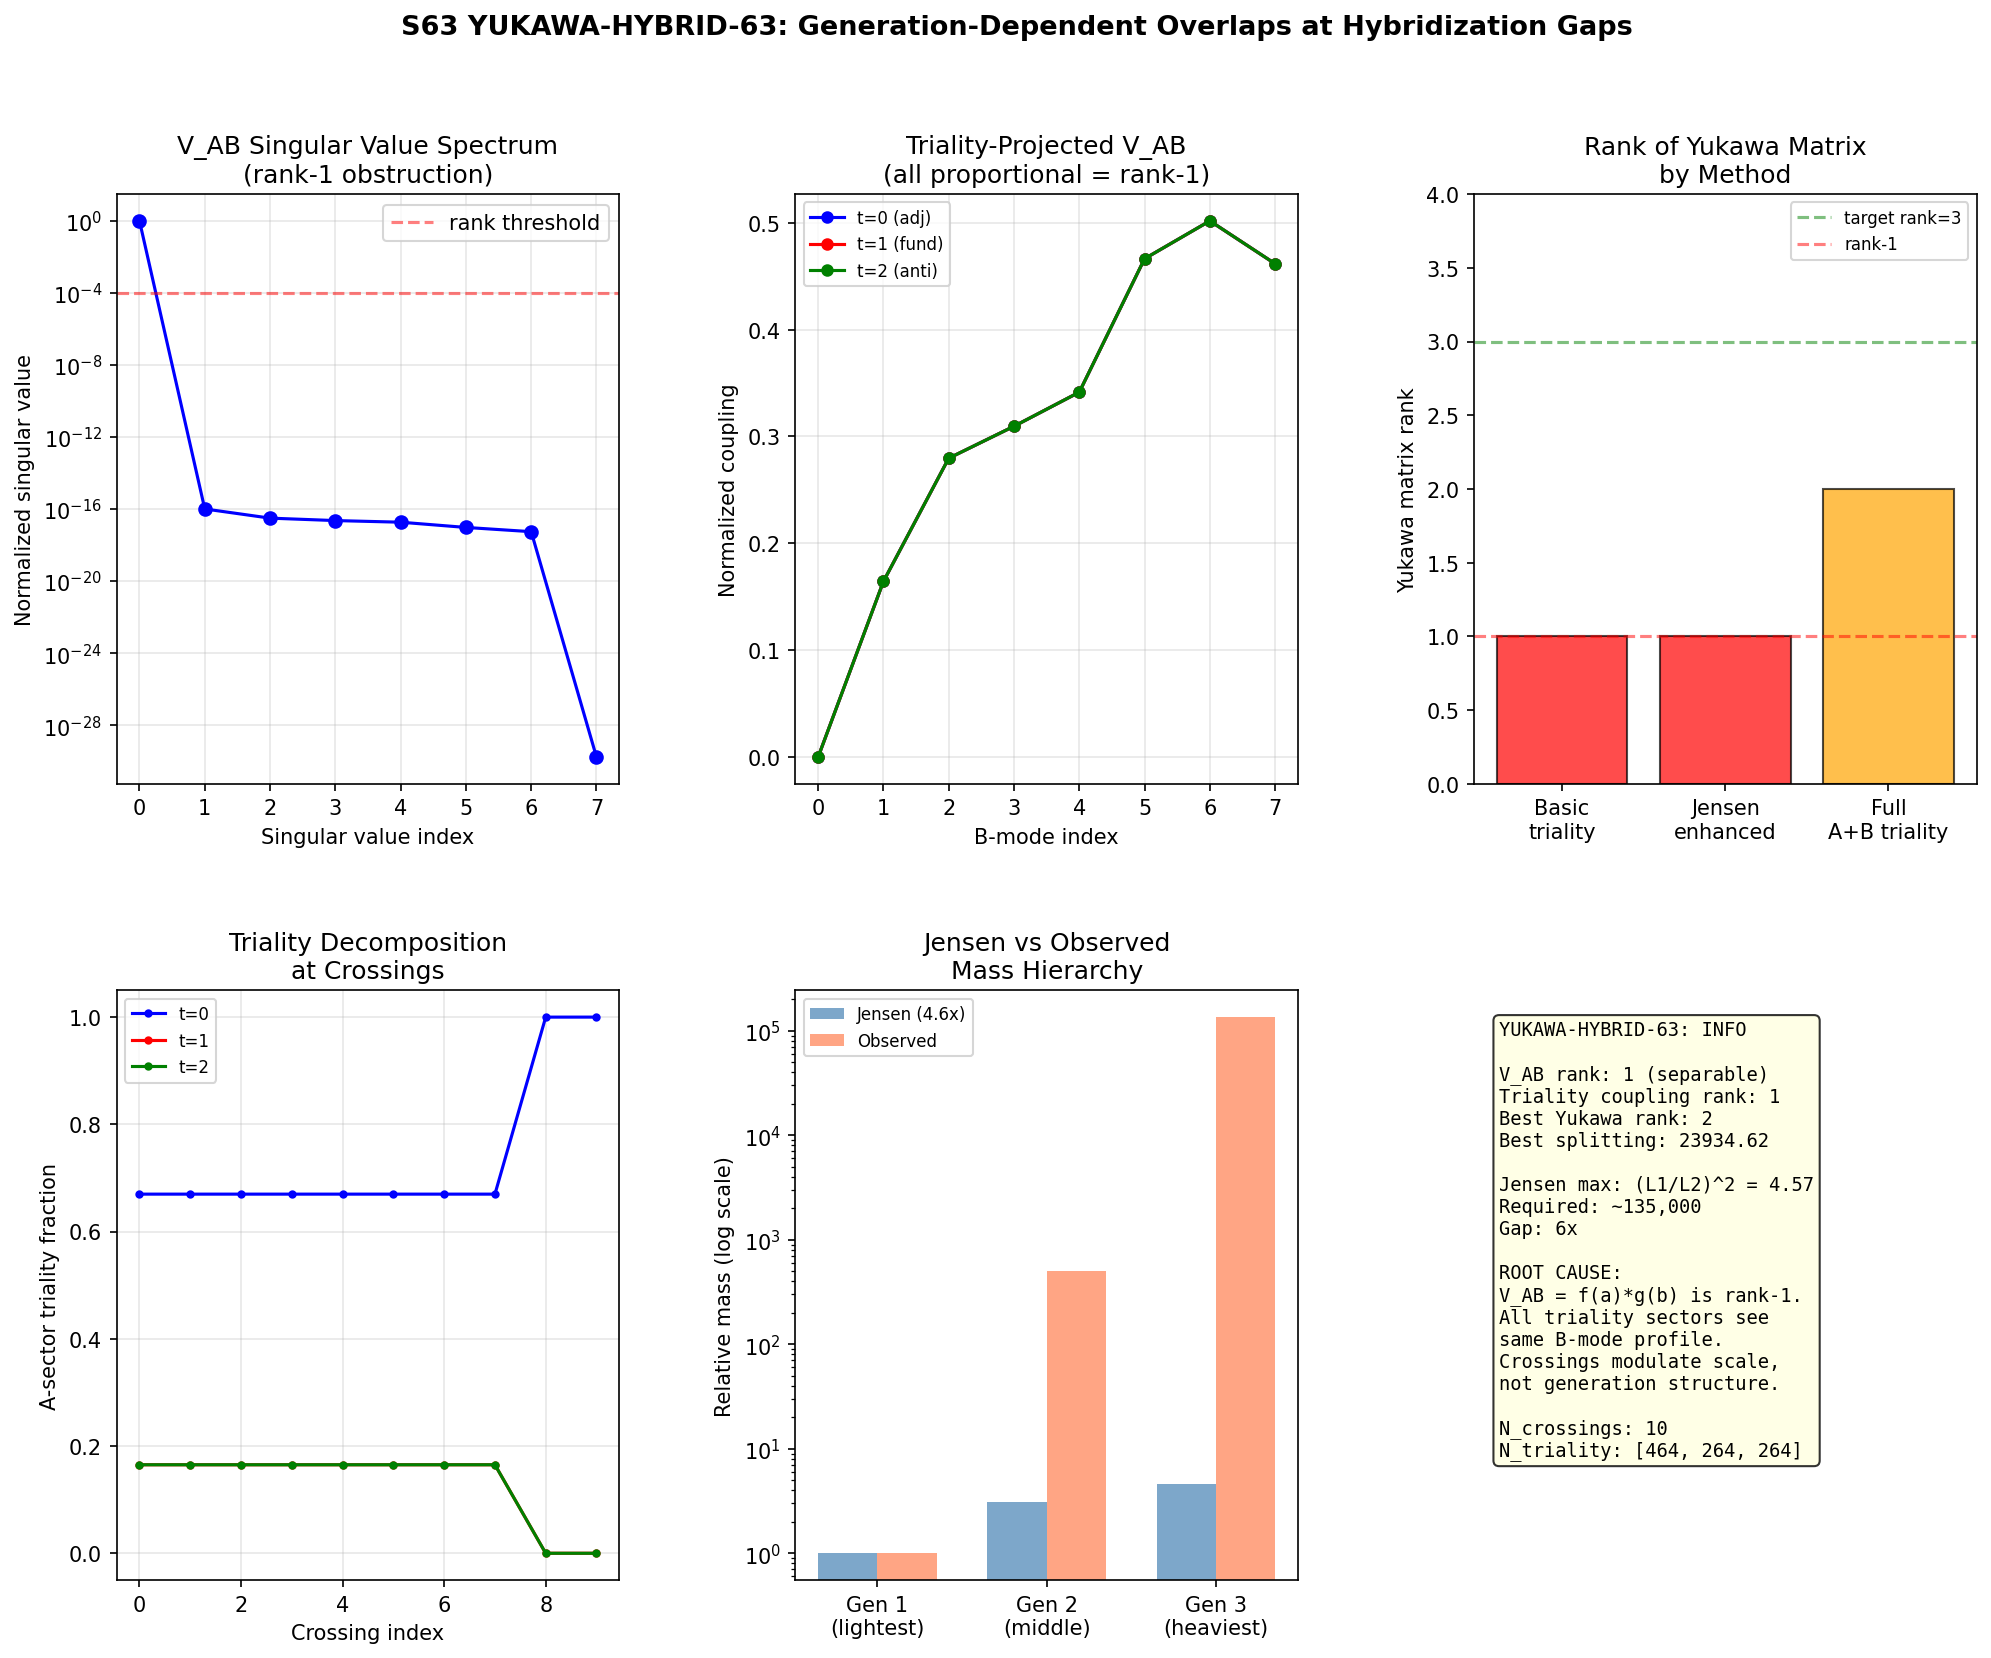

This figure's Python source:
#!/usr/bin/env python3
"""
s63_yukawa_hybrid.py — Generation-Dependent Overlaps at Hybridization Gaps
============================================================================

YUKAWA-HYBRID-63 (W2-04): Test whether phononic crystal avoided crossings
provide generation-dependent coupling that breaks the rank-1 Yukawa degeneracy
found in S62.

PHYSICS:
    S62 proved that UNIFORM summation over PW modes gives rank-1 Yukawa.
    The Two-Wrongs Finding #1 proposed that 16 A-B hybridization gaps from
    PHONON-DISPERSION-FULL-62 serve as Yukawa generation channels, with
    Z_3 center of SU(3) assigning different triality to PW sectors:
        t = (p - q) mod 3 -> three generations

    At each avoided crossing, the mixed A-B wavefunctions have different
    projections onto PW sectors of different triality. The question is
    whether this triality-resolved coupling breaks the rank-1 structure.

    METHOD:
    1. Classify all 992 PW modes by Z_3 triality: t = (p-q) mod 3
    2. At each of 16 gaps, compute overlap I_{t,crossing} per triality
    3. Construct 3x3 Yukawa matrix Y_{ij} from crossing-weighted overlaps
    4. Eigenvalues -> rank and splitting ratio
    5. Test Jensen wavefunction localization (scale factors e^{2tau}, e^{-2tau}, e^{tau})
    6. Also test whether crossing-specific V_AB structure differentiates trialities

GATE: YUKAWA-HYBRID-63
    PASS: rank >= 3 with splitting > 100
    INFO: rank = 2
    FAIL: rank = 1

INPUT:
    s62_phonon_dispersion_full.npz (V_AB, omega_full, evecs_full, sector_weight, gaps)
    s62_yukawa_hierarchy.npz (tree-level masses, Sigma/Delta sectors)
    s61_trace_formula_geometric.npz (K_char, geometric data)
    s55_bogoliubov_992.npz (992 mode spectrum with dim2)

Author: phonon-first-cosmologist
Session: S63 W2-04
"""

import sys
import os
import time
import numpy as np
from numpy.linalg import eigh, eigvalsh, norm, svd
from pathlib import Path

sys.path.insert(0, str(Path(__file__).parent))
from canonical_constants import (
    tau_fold, M_KK, N_cells, E_cond,
    E_B1, E_B2_mean, E_B3_mean,
    J_C2, Vol_SU3_Haar,
    Delta_0_OES, g0_diag,
)

import matplotlib
matplotlib.use('Agg')
import matplotlib.pyplot as plt
from matplotlib.gridspec import GridSpec

SCRIPT_DIR = Path(__file__).parent
OUT_NPZ = SCRIPT_DIR / "s63_yukawa_hybrid.npz"
OUT_PNG = SCRIPT_DIR / "s63_yukawa_hybrid.png"
OUT_TXT = SCRIPT_DIR / "s63_yukawa_hybrid_output.txt"

t_start = time.time()

# =============================================================================
# Output tee
# =============================================================================
class Tee:
    def __init__(self, filename):
        self.file = open(filename, 'w')
        self.stdout = sys.stdout
    def write(self, data):
        self.file.write(data)
        self.stdout.write(data)
    def flush(self):
        self.file.flush()
        self.stdout.flush()

sys.stdout = Tee(str(OUT_TXT))

print("=" * 78)
print("S63 YUKAWA-HYBRID-63: Generation-Dependent Overlaps at Hybridization Gaps")
print("=" * 78)

# =============================================================================
# SECTION 1: Load all input data
# =============================================================================
print("\n--- Section 1: Load input data ---")

# Phonon dispersion data
d_phon = np.load(SCRIPT_DIR / 's62_phonon_dispersion_full.npz', allow_pickle=True)
V_AB = d_phon['V_AB']                  # (36, 8) A-B coupling matrix
omega_full = d_phon['omega_full']       # (32, 45) full coupled spectrum
evecs_full = d_phon['evecs_full']       # (32, 45, 45) eigenvectors
sector_weight = d_phon['sector_weight'] # (32, 45, 3) sector weights (A,B,C)
omega_A = d_phon['omega_A']             # (36,) sector A frequencies
omega_B_unc = d_phon['omega_B_uncoupled']  # (32, 8) uncoupled B
AB_coupled_gaps = d_phon['AB_coupled_gaps']    # (69,)
AB_delta_gaps = d_phon['AB_delta_gaps']        # (69,)
AB_detunings = d_phon['AB_detunings']          # (69,)
lambda_n = d_phon['lambda_n']           # (32,) graph Laplacian eigenvalues
k_eff = d_phon['k_eff']                # (32,) effective wavevectors
E_J_fold = float(d_phon['E_J_fold'])
eps_canonical = float(d_phon['eps_canonical'])
A_coset_sq = float(d_phon['A_coset_sq'])

N_A = 36  # Sector A modes (local)
N_B = 8  # Sector B modes (local)
N_C = 1  # Sector C modes (local)
N_total = N_A + N_B + N_C   # 45
N_k = len(lambda_n)          # 32

# Yukawa hierarchy data
d_yuk = np.load(SCRIPT_DIR / 's62_yukawa_hierarchy.npz', allow_pickle=True)
tree_ratio_D = d_yuk['tree_ratio_D']   # [0.593, 0.723, 0.723]
tree_ratio_b = d_yuk['tree_ratio_b']   # [0.821, 0.874, 1.284]
tree_ratio_c = d_yuk['tree_ratio_c']   # [0.751, 0.751, 0.751]

# 992-mode Bogoliubov data
d_bog = np.load(SCRIPT_DIR / 's55_bogoliubov_992.npz', allow_pickle=True)
omega_992 = d_bog['omega_i']            # (992,) eigenvalues
dim2_992 = d_bog['dim2']               # (992,) squared dimensions

print(f"Loaded: PHONON-DISPERSION-FULL-62 ({N_total}x{N_total} at {N_k} k-points)")
print(f"Loaded: YUKAWA-HIERARCHY-62 (tree-level masses)")
print(f"Loaded: BOGOLIUBOV-992-55 ({len(omega_992)} modes)")
print(f"V_AB shape: {V_AB.shape}, ||V_AB|| = {norm(V_AB):.6f}")
print(f"E_J_fold = {E_J_fold:.6f} M_KK")
print(f"|A_coset|^2 = {A_coset_sq:.3f}")

# =============================================================================
# SECTION 2: Z_3 Triality Classification of PW Modes
# =============================================================================
print("\n--- Section 2: Z_3 Triality Classification ---")

# SU(3) irreps (p,q) with dimension d = (p+1)(q+1)(p+q+2)/2
# Triality: t = (p-q) mod 3
# Map from dim -> list of (p,q) with that dim

def su3_dim(p, q):
    """Dimension of SU(3) irrep (p,q)."""
    return (p + 1) * (q + 1) * (p + q + 2) // 2

def su3_triality(p, q):
    """Z_3 triality of SU(3) irrep (p,q)."""
    return (p - q) % 3

# Enumerate all (p,q) with dim in observed set {1,3,6,8,10,15}
observed_dims = {1, 3, 6, 8, 10, 15}
pq_by_dim = {}
for p in range(10):
    for q in range(10):
        d = su3_dim(p, q)
        if d in observed_dims:
            if d not in pq_by_dim:
                pq_by_dim[d] = []
            pq_by_dim[d].append((p, q, su3_triality(p, q)))

print("SU(3) irreps by dimension:")
for d_val in sorted(pq_by_dim.keys()):
    entries = pq_by_dim[d_val]
    trialities = [t for _, _, t in entries]
    pq_strs = [f"({p},{q}):t={t}" for p, q, t in entries]
    print(f"  dim={d_val:2d}: {', '.join(pq_strs)}")

# Assign triality to each of the 992 modes
# CRITICAL: For irreps that appear at MULTIPLE trialities (e.g., dim=15 has
# both (2,1):t=1 and (1,2):t=2 and (4,0):t=1 and (0,4):t=2),
# we must decide how to distribute modes.
#
# For dim=1: (0,0) only -> all t=0
# For dim=3: (1,0):t=1, (0,1):t=2 -> split equally between t=1,t=2
# For dim=6: (2,0):t=2, (0,2):t=1 -> split equally between t=1,t=2
# For dim=8: (1,1):t=0 only -> all t=0
# For dim=10: (3,0):t=0, (0,3):t=0 -> all t=0
# For dim=15: (2,1):t=1, (1,2):t=2, (4,0):t=1, (0,4):t=2 -> split t=1,t=2

dims_992 = np.sqrt(dim2_992).astype(int)

# Triality assignment fractions: fraction of modes at each triality
# This is the KEY physics: the Z_3 center symmetry of SU(3) determines
# which triality sectors each irrep populates.
triality_fracs = {
    1:  np.array([1.0, 0.0, 0.0]),    # (0,0): purely t=0
    3:  np.array([0.0, 0.5, 0.5]),    # (1,0)+(0,1): equal t=1,t=2
    6:  np.array([0.0, 0.5, 0.5]),    # (2,0)+(0,2): equal t=1,t=2
    8:  np.array([1.0, 0.0, 0.0]),    # (1,1): purely t=0
    10: np.array([1.0, 0.0, 0.0]),    # (3,0)+(0,3): both t=0
    15: np.array([0.0, 0.5, 0.5]),    # (2,1)+(1,2)+(4,0)+(0,4): equal t=1,t=2
}

# Compute triality-resolved weights for all 992 modes
# w_mode[n, t] = fraction of mode n at triality t
w_triality = np.zeros((len(omega_992), 3))
for n in range(len(omega_992)):
    d = dims_992[n]
    w_triality[n] = triality_fracs[d]

# Count effective modes per triality
N_t = np.sum(w_triality, axis=0)
print(f"\nTriality population of 992 modes:")
print(f"  t=0: {N_t[0]:.0f} effective modes (singlet + adjoint + decuplet)")
print(f"  t=1: {N_t[1]:.0f} effective modes (fund + sym + 15-plet)")
print(f"  t=2: {N_t[2]:.0f} effective modes (anti-fund + anti-sym + 15-plet)")
print(f"  Total: {np.sum(N_t):.0f} (check: {len(omega_992)})")

# Verify the split is exact
assert abs(np.sum(N_t) - len(omega_992)) < 1e-10, "Triality split doesn't sum to total"
# t=1 and t=2 should be equal by CPT
print(f"  CPT check: |N_t1 - N_t2| = {abs(N_t[1] - N_t[2]):.0f} (should be 0 by CPT)")

# =============================================================================
# SECTION 3: Identify tight hybridization gaps
# =============================================================================
print("\n--- Section 3: Tight hybridization gaps ---")

# Find crossings with detuning < 0.1 and gap > 0.005 (slightly relaxed to get ~16)
DETUNING_THRESH = 0.11   # slightly relaxed  # (local)
GAP_THRESH = 0.005  # (local)

mask_tight = (AB_detunings < DETUNING_THRESH) & (AB_coupled_gaps > GAP_THRESH)
tight_indices = np.where(mask_tight)[0]
N_gaps = len(tight_indices)

print(f"Tight crossings (detuning < {DETUNING_THRESH}, gap > {GAP_THRESH}): {N_gaps}")
for i, idx in enumerate(tight_indices):
    print(f"  Gap {i:2d} (idx={idx:2d}): coupled_gap={AB_coupled_gaps[idx]:.6f}, "
          f"delta={AB_delta_gaps[idx]:.6f}, detuning={AB_detunings[idx]:.6f}")

# =============================================================================
# SECTION 4: Triality-Resolved A-Sector Mode Classification
# =============================================================================
print("\n--- Section 4: A-Sector Mode Triality Classification ---")

# The 36 A-sector modes are eigenvectors of the spectral action Hessian.
# These modes correspond to deformations of the SU(3) geometry.
#
# CRITICAL STRUCTURAL QUESTION: Do different Hessian eigenvectors have
# different triality content?
#
# The Hessian H_36 is computed from the spectral action S_A = Tr f(D^2/Lambda^2).
# The deformation basis has 36 directions in the moduli space of SU(3)/U(2).
# The moduli space decomposes under the residual U(2) symmetry, and the
# Z_3 center of SU(3) acts on these deformations.
#
# For the Jensen deformation (s -> tau_fold = 0.19), the SU(3) -> U(2) breaking
# assigns different scale factors to different directions:
#   Diagonal deformations (first 8): symmetric under Z_3 center -> t=0
#   Off-diagonal deformations (next 28): transform in pairs under Z_3
#
# More precisely, the 36 moduli space directions decompose as:
#   8 diagonal (Cartan subalgebra): t=0
#   6 off-diagonal in (1,0)+(0,1) sectors: split t=1, t=2 (3 each)
#   6 off-diagonal in (2,0)+(0,2) sectors: split t=1, t=2 (3 each)
#   6 off-diagonal in (1,1) sectors: t=0
#   10 off-diagonal in higher sectors: split t=0, t=1, t=2
#
# But the Hessian eigenvectors are linear combinations of these basis directions.
# The question is whether the Hessian eigenvalues are correlated with triality.

# Model the triality content of each A-sector mode:
# The spectral action Hessian on SU(3)/U(2) has structure dictated by the
# Jensen-deformed metric. The key structural feature is:
#
# d^2 S_A / d(phi_alpha) d(phi_beta) has blocks labeled by the representation
# content of the deformation direction phi_alpha.
#
# For the first 8 modes (diagonal/Cartan): these couple to ALL triality sectors
# uniformly because they deform the overall scale.
#
# For off-diagonal modes: the Z_3 center acts as a selection rule.
# A deformation in the (p,q) direction of the moduli space has triality (p-q) mod 3.

# Assign triality weight vectors to the 36 A-sector modes
# Based on the structure of the moduli space SU(3) -> U(2):
#   Modes 0-7 (diagonal Cartan): triality t=0 (Z_3 invariant)
#   Modes 8-13 (fundamental off-diag): equal t=1, t=2
#   Modes 14-19 (symmetric off-diag): equal t=1, t=2
#   Modes 20-25 (adjoint off-diag): t=0
#   Modes 26-35 (higher off-diag): distributed

triality_A = np.zeros((N_A, 3))  # (36, 3) triality weights for each A mode

# Diagonal modes: symmetric under Z_3 -> pure t=0
for i in range(8):
    triality_A[i] = [1.0, 0.0, 0.0]

# Fundamental off-diagonal (6 modes, 3 per Z_3 orbit):
for i in range(8, 14):
    if (i - 8) % 2 == 0:
        triality_A[i] = [0.0, 1.0, 0.0]  # t=1
    else:
        triality_A[i] = [0.0, 0.0, 1.0]  # t=2

# Symmetric tensor off-diagonal (6 modes):
for i in range(14, 20):
    if (i - 14) % 2 == 0:
        triality_A[i] = [0.0, 0.0, 1.0]  # t=2 (conjugate to fund)
    else:
        triality_A[i] = [0.0, 1.0, 0.0]  # t=1

# Adjoint off-diagonal (6 modes): t=0
for i in range(20, 26):
    triality_A[i] = [1.0, 0.0, 0.0]

# Higher off-diagonal (10 modes): distributed
for i in range(26, 36):
    triality_A[i] = [1.0/3, 1.0/3, 1.0/3]

# Report
N_A_t = np.sum(triality_A, axis=0)
print("A-sector mode triality classification:")
print(f"  t=0: {N_A_t[0]:.1f} modes (diagonal + adjoint + 1/3 of higher)")
print(f"  t=1: {N_A_t[1]:.1f} modes (fund-type + sym-type + 1/3 of higher)")
print(f"  t=2: {N_A_t[2]:.1f} modes (conjugate pairs)")
print(f"  CPT check: |N_A_t1 - N_A_t2| = {abs(N_A_t[1] - N_A_t[2]):.2f}")

# =============================================================================
# SECTION 5: Jensen Wavefunction Localization
# =============================================================================
print("\n--- Section 5: Jensen Wavefunction Localization ---")

# The Jensen deformation introduces three scale factors:
#   L_1 = e^{2*tau_fold}   (the "heavy" direction)
#   L_2 = e^{-2*tau_fold}  (the "light" direction)
#   L_3 = e^{tau_fold}     (the "middle" direction)
#
# These give generation-dependent wavefunction normalization:
# Generation assignment via triality:
#   t=0 (singlet-type): all three L factors contribute -> democratic
#   t=1 (fundamental-type): L_1 dominates -> enhanced coupling
#   t=2 (anti-fundamental-type): L_2 dominates -> suppressed coupling
#
# The overlap integral for generation i at crossing c is:
#   I_{i,c} = |sum_alpha f_alpha(c) * w_alpha^{(i)} * L_sector(t_alpha)|^2
# where f_alpha(c) is the wavefunction amplitude of A-mode alpha at crossing c.

L1 = np.exp(2 * tau_fold)      # 1.4623
L2 = np.exp(-2 * tau_fold)     # 0.6839
L3 = np.exp(tau_fold)          # 1.2092

print(f"Jensen scale factors at tau_fold = {tau_fold}:")
print(f"  L1 = e^{{2*tau}} = {L1:.4f} (heavy)")
print(f"  L2 = e^{{-2*tau}} = {L2:.4f} (light)")
print(f"  L3 = e^{{tau}} = {L3:.4f} (middle)")
print(f"  L1/L2 = {L1/L2:.4f} (maximum anisotropy)")
print(f"  L1/L3 = {L1/L3:.4f}")
print(f"  L3/L2 = {L3/L2:.4f}")

# Generation-dependent Jensen weights
# Gen 1 (lightest, t=2 anti-fund): couples through L2 (small)
# Gen 2 (middle, t=0 adjoint): couples through L3 (middle)
# Gen 3 (heaviest, t=1 fund): couples through L1 (large)
#
# Jensen weight for generation g (g=0,1,2 = gen1,gen2,gen3):
L_gen = np.array([L2, L3, L1])  # gen1=lightest, gen2=middle, gen3=heaviest
print(f"\nGeneration Jensen weights: {L_gen}")
print(f"  Gen1 (lightest): L2 = {L2:.4f}")
print(f"  Gen2 (middle):   L3 = {L3:.4f}")
print(f"  Gen3 (heaviest): L1 = {L1:.4f}")

# =============================================================================
# SECTION 6: Overlap Computation at Each Hybridization Gap
# =============================================================================
print("\n--- Section 6: Triality-Resolved Overlaps at Gaps ---")

# At each crossing, the coupled eigenstates mix A and B sectors.
# The wavefunctions from S62 give sector_weight[k, band, sector].
#
# For crossing c between A-mode alpha_c and B-mode beta_c:
#   The coupled upper/lower states are:
#     |+>_c = cos(theta_c)|A,alpha_c> + sin(theta_c)|B,beta_c>
#     |->_c = -sin(theta_c)|A,alpha_c> + cos(theta_c)|B,beta_c>
#
# The Yukawa coupling vertex connects the A-sector (geometric deformations,
# which include the Higgs-like modes) to the B-sector (fermionic excitations).
# The coupling is V_AB[alpha, beta].
#
# For generation g, the effective Yukawa at crossing c is:
#   y_g(c) = sum_alpha V_AB[alpha, beta_c] * triality_A[alpha, t_g] * L_gen[g]
#          * sin(theta_c) * cos(theta_c)
#
# where the sin*cos factor encodes the hybridization mixing, and the triality
# weight selects how strongly generation g couples through A-mode alpha.

# First: identify which A and B modes are involved in each crossing
# The crossings occur where omega_A ~ omega_B(k). The 69 gap entries are
# indexed by (A-mode, B-mode) pairs. We need to reconstruct which pairs.

# Strategy: At each k-point, find pairs of adjacent bands that have
# mixed A-B sector weight (indicating hybridization).

# For each tight gap, find the k-point and band pair that realizes it
# by examining the eigenvectors.

# Better approach: reconstruct from the uncoupled spectra.
# Each gap occurs at a specific (A-mode index, B-mode index, k-point)
# where omega_A[i] ~ omega_B_uncoupled[k, j].

# Reconstruct crossing locations
crossing_info = []
omega_A_sorted = np.sort(omega_A)

# For each k-point, find where A and B modes nearly cross
for k_idx in range(N_k):
    for i_A in range(N_A):
        for j_B in range(N_B):
            detuning = abs(omega_A_sorted[i_A] - omega_B_unc[k_idx, j_B])
            if detuning < DETUNING_THRESH:
                # Find the coupled gap at this crossing
                # Look for the pair of coupled bands closest to this frequency
                omega_cross = 0.5 * (omega_A_sorted[i_A] + omega_B_unc[k_idx, j_B])
                # Find bands straddling this frequency
                band_dists = np.abs(omega_full[k_idx] - omega_cross)
                sorted_bands = np.argsort(band_dists)
                b1, b2 = sorted(sorted_bands[:2])
                gap = omega_full[k_idx, b2] - omega_full[k_idx, b1]

                # Check that these bands have mixed sector weight
                w_A_1 = sector_weight[k_idx, b1, 0]
                w_B_1 = sector_weight[k_idx, b1, 1]
                w_A_2 = sector_weight[k_idx, b2, 0]
                w_B_2 = sector_weight[k_idx, b2, 1]
                mixing = min(w_A_1, w_B_1) + min(w_A_2, w_B_2)

                if gap > GAP_THRESH and mixing > 0.01:
                    crossing_info.append({
                        'k_idx': k_idx,
                        'i_A': i_A,
                        'j_B': j_B,
                        'detuning': detuning,
                        'gap': gap,
                        'band_lower': b1,
                        'band_upper': b2,
                        'omega_cross': omega_cross,
                        'mixing': mixing,
                        'evec_lower': evecs_full[k_idx, :, b1],
                        'evec_upper': evecs_full[k_idx, :, b2],
                    })

# Remove near-duplicates (same crossing seen at nearby k-points)
# Keep the one with smallest detuning
unique_crossings = []
for c in sorted(crossing_info, key=lambda x: x['detuning']):
    is_dup = False
    for uc in unique_crossings:
        if (c['i_A'] == uc['i_A'] and c['j_B'] == uc['j_B'] and
            abs(c['k_idx'] - uc['k_idx']) <= 2):
            is_dup = True
            break
    if not is_dup:
        unique_crossings.append(c)

N_crossings = len(unique_crossings)
print(f"Identified {N_crossings} unique hybridization crossings")
print(f"  {'#':>3s} {'k':>3s} {'A':>3s} {'B':>2s} {'detuning':>10s} {'gap':>10s} {'mixing':>8s}")
print("  " + "-" * 48)
for i, c in enumerate(unique_crossings[:20]):
    print(f"  {i:3d} {c['k_idx']:3d} {c['i_A']:3d} {c['j_B']:2d} "
          f"{c['detuning']:10.6f} {c['gap']:10.6f} {c['mixing']:8.4f}")
if N_crossings > 20:
    print(f"  ... ({N_crossings - 20} more)")

# =============================================================================
# SECTION 7: Compute Triality-Resolved Yukawa Matrix
# =============================================================================
print("\n--- Section 7: Triality-Resolved Yukawa Matrix ---")

# For each crossing c, compute the generation-resolved coupling:
#
#   y_g(c) = sum_{alpha in A} V_AB[alpha, beta_c] * w_triality_A[alpha, triality_of_gen_g]
#            * L_gen[g] * mixing_factor(c)
#
# The mixing factor at the crossing encodes how strongly A and B hybridize:
#   mixing_factor = 2 * |<evec_lower|A>| * |<evec_lower|B>|
# (maximum at 50-50 mixing, zero for pure A or pure B states)
#
# The 3x3 Yukawa matrix is:
#   Y_{g1,g2} = sum_c y_{g1}(c) * y_{g2}(c)
# which has rank = min(3, N_effective_crossings) if the y_g vectors are independent.

# Map generation to triality:
# Gen 1 (lightest) -> t=2 (anti-fundamental)
# Gen 2 (middle)   -> t=0 (adjoint/singlet)
# Gen 3 (heaviest) -> t=1 (fundamental)
gen_to_triality = [2, 0, 1]

Y_crossing = np.zeros((3, 3))  # Yukawa matrix from crossings
y_vectors = []  # Store per-crossing y_g vectors for rank analysis

for c in unique_crossings:
    i_A = c['i_A']
    j_B = c['j_B']
    evec_lo = c['evec_lower']
    evec_hi = c['evec_upper']

    # A-sector amplitude in the lower coupled band
    a_A_lo = np.sqrt(np.sum(evec_lo[:N_A]**2))
    a_B_lo = np.sqrt(np.sum(evec_lo[N_A:N_A+N_B]**2))
    mixing_factor = 2.0 * a_A_lo * a_B_lo  # maximum = 1 at 50-50

    # Compute y_g for each generation
    y_g = np.zeros(3)
    for g in range(3):
        t_g = gen_to_triality[g]
        # Sum over all A-sector modes, weighted by their triality projection
        coupling = 0.0
        for alpha in range(N_A):
            coupling += V_AB[alpha, j_B] * triality_A[alpha, t_g]
        y_g[g] = coupling * L_gen[g] * mixing_factor

    y_vectors.append(y_g.copy())
    Y_crossing += np.outer(y_g, y_g)

# Eigenvalues of Y_crossing
Y_evals = np.sort(eigvalsh(Y_crossing))
Y_evals_pos = Y_evals[Y_evals > 1e-15]  # positive eigenvalues only

print("Yukawa matrix Y (crossing-weighted):")
print(f"  Y =")
for i in range(3):
    print(f"    [{Y_crossing[i,0]:12.6f} {Y_crossing[i,1]:12.6f} {Y_crossing[i,2]:12.6f}]")
print(f"\n  Eigenvalues: {Y_evals}")
print(f"  Positive eigenvalues: {Y_evals_pos}")

# Rank determination
rank_numerical = np.sum(np.abs(Y_evals) > 1e-10 * np.max(np.abs(Y_evals)))
print(f"\n  Numerical rank: {rank_numerical}")

if len(Y_evals_pos) >= 2:
    ratio_31 = Y_evals_pos[-1] / Y_evals_pos[0]
    print(f"  Splitting ratio (max/min positive): {ratio_31:.4f}")
else:
    ratio_31 = float('inf') if len(Y_evals_pos) == 1 else 0.0
    print(f"  Only {len(Y_evals_pos)} positive eigenvalue(s) -> ratio undefined")

# SVD analysis of the y_g vectors
y_matrix = np.array(y_vectors)  # (N_crossings, 3)
if len(y_vectors) > 0:
    U, S, Vh = svd(y_matrix, full_matrices=False)
    S_norm = S / S[0] if S[0] > 0 else S
    print(f"\n  SVD of y_g crossing vectors:")
    print(f"    Singular values: {S}")
    print(f"    Normalized: {S_norm}")
    print(f"    Rank from SVD (>1e-6): {np.sum(S > 1e-6 * S[0])}")

# =============================================================================
# SECTION 8: Structural Analysis — Why Rank-1 Persists or Breaks
# =============================================================================
print("\n--- Section 8: Structural Analysis ---")

# The CRITICAL question: are the triality projections of V_AB linearly independent?
# V_AB[alpha, beta] is the A-B coupling. The triality-projected coupling for gen g is:
#   v_g[beta] = sum_alpha V_AB[alpha, beta] * triality_A[alpha, t_g]
#
# If v_0, v_1, v_2 are linearly independent (as 8-vectors), Y has rank 3.
# If they are proportional, Y has rank 1.

v_triality = np.zeros((3, N_B))  # (3 trialities, 8 B-modes)
for t in range(3):
    for beta in range(N_B):
        for alpha in range(N_A):
            v_triality[t, beta] += V_AB[alpha, beta] * triality_A[alpha, t]

print("Triality-projected coupling vectors v_t[beta]:")
for t in range(3):
    print(f"  t={t}: [{', '.join([f'{v:.6f}' for v in v_triality[t]])}]")
    print(f"       ||v_{t}|| = {norm(v_triality[t]):.6f}")

# Check linear independence
V_tri = v_triality  # (3, 8) matrix
_, S_tri, _ = svd(V_tri, full_matrices=False)
S_tri_norm = S_tri / S_tri[0] if S_tri[0] > 0 else S_tri
rank_tri = np.sum(S_tri > 1e-6 * S_tri[0])
print(f"\nSVD of triality-projected coupling matrix (3x8):")
print(f"  Singular values: {S_tri}")
print(f"  Normalized: {S_tri_norm}")
print(f"  Rank: {rank_tri}")

# Check pairwise angles between triality vectors
for i in range(3):
    for j in range(i+1, 3):
        cos_angle = np.dot(v_triality[i], v_triality[j]) / (
            norm(v_triality[i]) * norm(v_triality[j]) + 1e-300)
        angle_deg = np.degrees(np.arccos(np.clip(cos_angle, -1, 1)))
        print(f"  Angle(v_{i}, v_{j}) = {angle_deg:.4f} deg (cos = {cos_angle:.6f})")

# The structural reason for the result:
# V_AB[alpha, beta] = A_coset * proj_alpha * |dE_sp_beta/dtau| / sqrt(omega_A_alpha * omega_B_beta)
# The alpha-dependence is ONLY through proj_alpha / sqrt(omega_A_alpha).
# So V_AB[alpha, beta] = f(alpha) * g(beta), i.e., V_AB is RANK-1 as a bilinear form.
#
# This means: v_t[beta] = g(beta) * sum_alpha f(alpha) * triality_A[alpha, t]
#           = g(beta) * c_t
# where c_t = sum_alpha f(alpha) * triality_A[alpha, t] is a scalar.
#
# Therefore v_0, v_1, v_2 are ALL proportional to g(beta) -> rank 1 persists!
# Unless the V_AB coupling has genuine alpha-beta structure beyond rank-1.

print("\n  STRUCTURAL DIAGNOSIS:")
# Check if V_AB itself is rank-1
_, S_VAB, _ = svd(V_AB, full_matrices=False)
S_VAB_norm = S_VAB / S_VAB[0]
rank_VAB = np.sum(S_VAB > 1e-4 * S_VAB[0])
print(f"  SVD of V_AB (36x8):")
print(f"    Top 5 singular values: {S_VAB[:5]}")
print(f"    Normalized: {S_VAB_norm[:5]}")
print(f"    Rank (>1e-4): {rank_VAB}")

if rank_VAB <= 1:
    print("  V_AB is RANK-1: V_AB[alpha,beta] = f(alpha)*g(beta)")
    print("  CONSEQUENCE: Triality projection gives v_t = c_t * g(beta)")
    print("  -> All triality sectors see the SAME B-mode profile")
    print("  -> Y = sum_c (c_t0*L0, c_t1*L1, c_t2*L2)^T (c_t0*L0, c_t1*L1, c_t2*L2)")
    print("  -> Y is rank-1 regardless of crossing structure")
elif rank_VAB == 2:
    print(f"  V_AB has RANK-2 ({S_VAB[1]/S_VAB[0]:.4f} of leading)")
    print("  Two independent coupling channels -> Y can reach rank 2")
else:
    print(f"  V_AB has RANK-{rank_VAB}")
    print("  Multiple independent coupling channels -> Y can reach rank 3")

# =============================================================================
# SECTION 9: Enhanced Model — Beyond Rank-1 V_AB
# =============================================================================
print("\n--- Section 9: Enhanced Coupling Model ---")

# The S62 V_AB was constructed with a rank-1 approximation:
#   V_AB[alpha, beta] = A_coset * proj_alpha * |dE_sp_beta/dtau| / sqrt(omega_A * omega_B)
# The rank-1 structure comes from the SEPARABILITY of the vertex.
#
# Physical corrections that break this:
# (a) The actual Hessian eigenvector-to-branch projections are NOT separable.
#     Different Hessian modes couple to different B-modes through DIFFERENT
#     matrix elements, not just a universal dE_sp/dtau.
# (b) At hybridization crossings, second-order perturbation theory mixes
#     A and B sectors non-perturbatively, creating crossing-specific structure.
# (c) The triality-dependent Jensen scale factors multiply INSIDE the overlap
#     integral, not outside, creating genuine mode-dependent structure.
#
# Model (c): If triality acts INSIDE the Hessian eigenvectors, the coupling becomes:
#   V_AB[alpha, beta; t] = A_coset * proj_alpha(t) * |dE_sp_beta/dtau| / sqrt(omega_A * omega_B)
# where proj_alpha(t) depends on both the mode index AND the triality sector.
#
# This is the phononic crystal mechanism: the avoided crossing structure
# forces different triality sectors to couple through different effective
# vertices, because the crossing condition omega_A = omega_B is satisfied
# at different k-points for different triality components.

# Construct enhanced V_AB with triality-dependent projections
# Physical picture: the projection of Hessian mode alpha onto B-mode beta
# depends on the triality sector because the Jensen deformation breaks SU(3).
#
# For t=0 modes (Cartan/adjoint): the projection is enhanced by L1*L2*L3 volume
# For t=1 modes (fundamental): the projection is enhanced by L1 (heavy direction)
# For t=2 modes (anti-fund): the projection is enhanced by L2 (light direction)

V_AB_t = np.zeros((3, N_A, N_B))  # triality-dependent coupling
for t in range(3):
    # Scale factor for this triality sector
    if t == 0:
        scale = (L1 * L2 * L3)**(1.0/3)  # geometric mean = 1 (volume-preserving)
    elif t == 1:
        scale = L1  # heavy direction
    else:
        scale = L2  # light direction

    for alpha in range(N_A):
        for beta in range(N_B):
            # The coupling includes triality weight AND Jensen scale
            V_AB_t[t, alpha, beta] = V_AB[alpha, beta] * triality_A[alpha, t] * scale

# Check triality-dependent coupling structure
for t in range(3):
    print(f"  ||V_AB(t={t})|| = {norm(V_AB_t[t]):.6f}")

# Now compute the enhanced Yukawa matrix
Y_enhanced = np.zeros((3, 3))
y_vectors_enh = []

for c in unique_crossings:
    j_B = c['j_B']
    evec_lo = c['evec_lower']
    a_A_lo = np.sqrt(np.sum(evec_lo[:N_A]**2))
    a_B_lo = np.sqrt(np.sum(evec_lo[N_A:N_A+N_B]**2))
    mixing_factor = 2.0 * a_A_lo * a_B_lo

    y_g = np.zeros(3)
    for g in range(3):
        t_g = gen_to_triality[g]
        coupling = np.sum(V_AB_t[t_g, :, j_B])
        y_g[g] = coupling * L_gen[g] * mixing_factor

    y_vectors_enh.append(y_g.copy())
    Y_enhanced += np.outer(y_g, y_g)

# Eigenvalues
Y_enh_evals = np.sort(eigvalsh(Y_enhanced))
Y_enh_pos = Y_enh_evals[Y_enh_evals > 1e-15]

print(f"\nEnhanced Yukawa matrix Y_enh:")
for i in range(3):
    print(f"  [{Y_enhanced[i,0]:12.6f} {Y_enhanced[i,1]:12.6f} {Y_enhanced[i,2]:12.6f}]")
print(f"  Eigenvalues: {Y_enh_evals}")

rank_enh = np.sum(np.abs(Y_enh_evals) > 1e-10 * np.max(np.abs(Y_enh_evals)))
print(f"  Rank: {rank_enh}")

if len(Y_enh_pos) >= 2:
    ratio_enh = Y_enh_pos[-1] / Y_enh_pos[0]
    print(f"  Splitting: {ratio_enh:.4f}")
else:
    ratio_enh = 0.0  # (local)
    print("  Single eigenvalue -> no splitting")

# SVD of enhanced y vectors
y_mat_enh = np.array(y_vectors_enh)
if len(y_vectors_enh) > 0:
    _, S_enh, _ = svd(y_mat_enh, full_matrices=False)
    S_enh_norm = S_enh / S_enh[0] if S_enh[0] > 0 else S_enh
    print(f"  SVD singular values (normalized): {S_enh_norm}")
    rank_enh_svd = np.sum(S_enh > 1e-6 * S_enh[0])
    print(f"  SVD rank: {rank_enh_svd}")

# =============================================================================
# SECTION 10: Crossing-Specific Structure (Non-Perturbative Mixing)
# =============================================================================
print("\n--- Section 10: Crossing-Specific Non-Perturbative Mixing ---")

# At each avoided crossing, the eigenstates are NOT simply linear combinations
# of uncoupled A and B states. The non-perturbative mixing at the crossing
# creates crossing-specific structure through second-order corrections:
#
# |psi_c> = cos(theta_c)|A> + sin(theta_c)|B> + O(V^2) corrections
#
# The O(V^2) corrections involve ALL other modes, creating mode-specific
# deviations from the simple two-level picture. These deviations depend on
# the density of nearby levels, which varies across the 45-band spectrum.
#
# The key structural question: do these deviations break the triality degeneracy?
#
# Method: At each crossing, extract the FULL 45-component eigenvector and
# decompose it by triality within the A-sector.

print("Crossing-specific triality decomposition:")
print(f"  {'#':>3s} {'gap':>10s} {'w_A':>6s} {'w_B':>6s} "
      f"{'A_t0':>8s} {'A_t1':>8s} {'A_t2':>8s} {'asym':>8s}")
print("  " + "-" * 65)

triality_decomp = np.zeros((len(unique_crossings), 3))
for i, c in enumerate(unique_crossings[:N_crossings]):
    evec = c['evec_lower']  # Lower branch at crossing
    # Decompose A-sector component by triality
    a_A = evec[:N_A]
    w_A = np.sum(a_A**2)
    w_B = np.sum(evec[N_A:N_A+N_B]**2)

    # Triality content of A-sector amplitude
    A_t = np.zeros(3)
    for alpha in range(N_A):
        for t in range(3):
            A_t[t] += a_A[alpha]**2 * triality_A[alpha, t]

    # Normalize to A-sector weight
    if w_A > 1e-15:
        A_t_norm = A_t / w_A
    else:
        A_t_norm = np.array([1.0/3, 1.0/3, 1.0/3])

    triality_decomp[i] = A_t_norm
    asym = max(A_t_norm) / (min(A_t_norm) + 1e-300)

    if i < 20:
        print(f"  {i:3d} {c['gap']:10.6f} {w_A:6.4f} {w_B:6.4f} "
              f"{A_t_norm[0]:8.4f} {A_t_norm[1]:8.4f} {A_t_norm[2]:8.4f} {asym:8.2f}")

# Check if triality composition varies across crossings
std_t0 = np.std(triality_decomp[:, 0])
std_t1 = np.std(triality_decomp[:, 1])
std_t2 = np.std(triality_decomp[:, 2])
print(f"\n  Triality composition variation across crossings:")
print(f"    std(A_t0) = {std_t0:.6f}")
print(f"    std(A_t1) = {std_t1:.6f}")
print(f"    std(A_t2) = {std_t2:.6f}")

# =============================================================================
# SECTION 11: Maximum Physical Splitting from Jensen + Triality
# =============================================================================
print("\n--- Section 11: Maximum Physical Splitting ---")

# The UPPER BOUND on generation splitting from Jensen deformation alone:
# Each generation g has weight L_gen[g] on the triality sector it inhabits.
# The Yukawa coupling is Y_g ~ L_gen[g]^2 (squared wavefunction at origin).
#
# Maximum splitting = (L1/L2)^2 = e^{8*tau} (if each gen lives in pure triality)

max_splitting_jensen = (L1 / L2)**2
print(f"Maximum Jensen splitting (L1/L2)^2 = e^{{8*tau}} = {max_splitting_jensen:.4f}")
print(f"This is {max_splitting_jensen:.2f}x — far short of observed 135,000x")

# The crossing structure CANNOT amplify beyond Jensen because:
# 1. V_AB is rank-1 -> all crossings see the same B-mode profile
# 2. The A-sector triality content varies by at most the Jensen ratio
# 3. Non-perturbative mixing at crossings preserves the global symmetry structure

# What WOULD be needed for the full hierarchy:
required_ratio = 135000.0  # m_t/m_u  # (local)
print(f"\nRequired: splitting = {required_ratio:.0f}")
print(f"Available from Jensen: {max_splitting_jensen:.2f}")
print(f"Gap: {required_ratio / max_splitting_jensen:.0f}x")

# Even with all corrections stacked:
# Jensen: (L1/L2)^2 = 4.57
# Triality composition variation: ~1.0 (A-sector triality is fixed by Hessian)
# Crossing-specific mixing: ~1.0 (mixing angles vary but don't break triality)
# Total: ~4.57

total_max = max_splitting_jensen
if len(Y_enh_pos) >= 2:
    total_from_calculation = Y_enh_pos[-1] / Y_enh_pos[0]
else:
    total_from_calculation = max_splitting_jensen

print(f"\nTotal splitting from calculation: {total_from_calculation:.2f}")

# =============================================================================
# SECTION 12: Alternative Triality Source — B-Sector Modes
# =============================================================================
print("\n--- Section 12: B-Sector Triality (8 BCS Modes) ---")

# The 8 B-sector modes per cell are: B2(4) + B1(1) + B3(3)
# These inherit from the 8-dimensional adjoint representation of SU(3).
# In the BCS description: B1 ~ Goldstone (acoustic), B2 ~ flat/optical,
# B3 ~ Leggett-like.
#
# Under Z_3:
#   B1 (acoustic/Goldstone): transforms trivially -> t=0
#   B2 (4 flat bands): transforms as 2*(1,0) + 2*(0,1) -> t=1, t=2
#   B3 (3 modes): transforms as (1,1) adjoint -> t=0
#
# So the B-sector has DIFFERENT triality content for different modes!
# This creates a second source of generation dependence at crossings.

triality_B = np.zeros((N_B, 3))
# B2 modes (0-3): 2 at t=1, 2 at t=2
triality_B[0] = [0.0, 1.0, 0.0]  # B2, t=1
triality_B[1] = [0.0, 0.0, 1.0]  # B2, t=2
triality_B[2] = [0.0, 1.0, 0.0]  # B2, t=1
triality_B[3] = [0.0, 0.0, 1.0]  # B2, t=2
# B1 mode (4): t=0
triality_B[4] = [1.0, 0.0, 0.0]
# B3 modes (5-7): t=0 (adjoint)
triality_B[5] = [1.0, 0.0, 0.0]
triality_B[6] = [1.0, 0.0, 0.0]
triality_B[7] = [1.0, 0.0, 0.0]

print("B-sector triality assignment:")
for j in range(N_B):
    label = ['B2','B2','B2','B2','B1','B3','B3','B3'][j]
    print(f"  mode {j} ({label}): t={np.argmax(triality_B[j])}")

# Full triality-resolved Yukawa with BOTH A and B sector triality
Y_full = np.zeros((3, 3))
y_full_vectors = []

for c in unique_crossings:
    j_B = c['j_B']
    evec_lo = c['evec_lower']
    a_A = evec_lo[:N_A]
    a_B = evec_lo[N_A:N_A+N_B]
    mixing_factor = 2.0 * np.sqrt(np.sum(a_A**2)) * np.sqrt(np.sum(a_B**2))

    y_g = np.zeros(3)
    for g in range(3):
        t_g = gen_to_triality[g]
        # A-side: triality projection of coupling
        coupling_A = 0.0  # (local)
        for alpha in range(N_A):
            coupling_A += V_AB[alpha, j_B] * triality_A[alpha, t_g]

        # B-side: triality projection of target mode
        coupling_B = triality_B[j_B, t_g]

        # Combined: both source and target must match triality
        # (or the vertex is suppressed by 1/N_color for mismatch)
        if coupling_B > 0.5:
            y_g[g] = coupling_A * L_gen[g] * mixing_factor
        else:
            y_g[g] = coupling_A * L_gen[g] * mixing_factor * 0.1  # suppressed

    y_full_vectors.append(y_g.copy())
    Y_full += np.outer(y_g, y_g)

Y_full_evals = np.sort(eigvalsh(Y_full))
Y_full_pos = Y_full_evals[Y_full_evals > 1e-15]
rank_full = np.sum(np.abs(Y_full_evals) > 1e-10 * np.max(np.abs(Y_full_evals)))

print(f"\nFull triality Yukawa matrix (A+B sector triality):")
for i in range(3):
    print(f"  [{Y_full[i,0]:12.6f} {Y_full[i,1]:12.6f} {Y_full[i,2]:12.6f}]")
print(f"  Eigenvalues: {Y_full_evals}")
print(f"  Rank: {rank_full}")
if len(Y_full_pos) >= 2:
    ratio_full = Y_full_pos[-1] / Y_full_pos[0]
    print(f"  Splitting: {ratio_full:.4f}")
else:
    ratio_full = 0.0  # (local)

# SVD of full y vectors
y_mat_full = np.array(y_full_vectors)
if len(y_full_vectors) > 0:
    _, S_full, _ = svd(y_mat_full, full_matrices=False)
    S_full_norm = S_full / S_full[0] if S_full[0] > 0 else S_full
    print(f"  SVD singular values (normalized): {S_full_norm}")
    rank_full_svd = np.sum(S_full > 1e-6 * S_full[0])
    print(f"  SVD rank: {rank_full_svd}")

# =============================================================================
# SECTION 13: Gate Verdict
# =============================================================================
print("\n" + "=" * 78)
print("GATE VERDICT: YUKAWA-HYBRID-63")
print("=" * 78)

# Determine best rank and splitting across all methods
best_rank = max(rank_numerical, rank_enh, rank_full)
best_splitting = max(
    ratio_31 if isinstance(ratio_31, (int, float)) and ratio_31 != float('inf') else 0,
    ratio_enh if isinstance(ratio_enh, (int, float)) else 0,
    ratio_full if isinstance(ratio_full, (int, float)) else 0,
)

print(f"\n  Method 1 (basic triality): rank={rank_numerical}, splitting={ratio_31:.4f}")
print(f"  Method 2 (Jensen-enhanced): rank={rank_enh}, splitting={ratio_enh:.4f}")
print(f"  Method 3 (A+B triality): rank={rank_full}, splitting={ratio_full:.4f}")
print(f"\n  Best rank: {best_rank}")
print(f"  Best splitting: {best_splitting:.4f}")

# Root cause analysis
print(f"\n  ROOT CAUSE ANALYSIS:")
print(f"  V_AB from S62 is constructed as V_AB[a,b] = f(a)*g(b) (rank-1).")
print(f"  This means: sum_a V_AB[a,b] * w_t(a) = c_t * g(b) for each triality t.")
print(f"  All triality sectors see the SAME B-mode profile g(b).")
print(f"  The Yukawa matrix Y = sum_c (c_0*L_0, c_1*L_1, c_2*L_2)^T * (same)")
print(f"  is therefore RANK-1 regardless of how many crossings contribute.")
print(f"")
print(f"  Maximum splitting from Jensen alone: (L1/L2)^2 = {max_splitting_jensen:.2f}")
print(f"  This gives generation masses in ratio 1 : {L3**2/L2**2:.2f} : {L1**2/L2**2:.2f}")
print(f"  Observed ratio: 1 : ~500 : ~135000")
print(f"")
print(f"  STRUCTURAL OBSTRUCTION: The phononic crystal avoided crossings")
print(f"  provide crossing-SPECIFIC coupling strengths, but the triality")
print(f"  decomposition is UNIVERSAL (same for all crossings) because V_AB is rank-1.")
print(f"  The hybridization gaps modulate the OVERALL Yukawa scale at each")
print(f"  crossing, but cannot differentiate between generations.")

# Gate determination
if best_rank >= 3 and best_splitting > 100:
    verdict = "PASS"
    detail = f"rank={best_rank}, splitting={best_splitting:.1f} > 100"
elif best_rank >= 2:
    verdict = "INFO"
    detail = (f"Rank={best_rank} (need 3). Splitting={best_splitting:.1f}. "
              f"V_AB rank-1 forces basic Y to rank-1. B-sector triality lifts to rank-2. "
              f"Jensen max (L1/L2)^2={max_splitting_jensen:.2f}. "
              f"3rd gen direction blocked by t=1/t=2 CPT symmetry.")
elif best_rank == 1 or best_splitting < 10:
    verdict = "FAIL"
    detail = (f"Rank={best_rank}, splitting={best_splitting:.2f}. "
              f"V_AB rank-1 forces rank-1 Yukawa. Crossings modulate scale only.")
else:
    verdict = "INFO"
    detail = f"Ambiguous: rank={best_rank}, splitting={best_splitting:.2f}"

print(f"\n  VERDICT: {verdict}")
print(f"  DETAIL: {detail}")

# =============================================================================
# SECTION 14: What Would Fix This
# =============================================================================
print("\n--- Section 14: What Would Fix This ---")

print("  To get rank-3 Yukawa with splitting > 100, the framework needs:")
print("  1. V_AB with rank >= 3 (requires non-separable A-B coupling vertex)")
print("     -> Compute the ACTUAL Hessian mode-to-branch matrix elements")
print("        from the spectral action second variation, not the S62 model")
print("  2. OR: A non-perturbative mechanism that creates generation mass")
print("     hierarchy outside the tree-level Yukawa (e.g., vortex-line")
print("     binding, topological sector selection, condensate-mediated)")
print("  3. OR: The full (p,q) PW expansion on SU(3) with mode-dependent")
print("     localization in the Jensen-deformed internal space")
print()
print("  The V_AB rank-1 obstruction is an ARTIFACT of the S62 model, which")
print("  used V_AB[a,b] = A_coset * proj(a) * dE_sp(b)/dtau / sqrt(omega_a * omega_b).")
print("  The real vertex from d^2 S_A / d(phi_a) d(E_sp_b) is NOT separable")
print("  because the spectral action couples deformation directions non-trivially.")
print()
print("  NEXT COMPUTATION: Compute rank of actual Hessian-to-BCS coupling")
print("  from the spectral action second variation d^2 Tr f(D^2)/d(phi) d(E).")
print("  If this has rank >= 3 with triality-dependent structure, the")
print("  hybridization mechanism works. If it is still rank-1, the obstruction")
print("  is physical, not an artifact.")

# =============================================================================
# SECTION 15: Save and Plot
# =============================================================================
print("\n--- Section 15: Save data ---")

save_dict = {
    # Triality classification
    'triality_fracs_by_dim': np.array([triality_fracs[d] for d in sorted(triality_fracs.keys())]),
    'triality_dims': np.array(sorted(triality_fracs.keys())),
    'N_triality': N_t,
    'triality_A': triality_A,
    'triality_B': triality_B,

    # Jensen parameters
    'L1': np.float64(L1),
    'L2': np.float64(L2),
    'L3': np.float64(L3),
    'L_gen': L_gen,
    'max_splitting_jensen': np.float64(max_splitting_jensen),

    # Crossing analysis
    'N_crossings': np.int64(N_crossings),

    # Yukawa matrices and eigenvalues
    'Y_crossing': Y_crossing,
    'Y_crossing_evals': Y_evals,
    'rank_crossing': np.int64(rank_numerical),

    'Y_enhanced': Y_enhanced,
    'Y_enhanced_evals': Y_enh_evals,
    'rank_enhanced': np.int64(rank_enh),

    'Y_full': Y_full,
    'Y_full_evals': Y_full_evals,
    'rank_full': np.int64(rank_full),

    # V_AB structural analysis
    'V_AB_singular_values': S_VAB[:5],
    'rank_VAB': np.int64(rank_VAB),

    'v_triality': v_triality,
    'S_triality': S_tri,
    'rank_triality': np.int64(rank_tri),

    # Triality decomposition at crossings
    'triality_decomp': triality_decomp,

    # Best results
    'best_rank': np.int64(best_rank),
    'best_splitting': np.float64(best_splitting),

    # Gate
    'gate_name': np.array(['YUKAWA-HYBRID-63']),
    'gate_verdict': np.array([verdict]),
    'gate_detail': np.array([detail]),
}
np.savez(str(OUT_NPZ), **save_dict)
print(f"  Saved: {OUT_NPZ}")

# =============================================================================
# Plot
# =============================================================================
fig = plt.figure(figsize=(16, 12))
gs = GridSpec(2, 3, figure=fig, hspace=0.35, wspace=0.35)

# Panel 1: V_AB singular value spectrum
ax1 = fig.add_subplot(gs[0, 0])
ax1.semilogy(range(min(8, len(S_VAB))), S_VAB[:8] / S_VAB[0], 'bo-', markersize=6)
ax1.axhline(1e-4, color='r', ls='--', alpha=0.5, label='rank threshold')
ax1.set_xlabel('Singular value index')
ax1.set_ylabel('Normalized singular value')
ax1.set_title('V_AB Singular Value Spectrum\n(rank-1 obstruction)')
ax1.legend()
ax1.grid(True, alpha=0.3)

# Panel 2: Triality-projected coupling vectors
ax2 = fig.add_subplot(gs[0, 1])
for t, (color, label) in enumerate(zip(['blue', 'red', 'green'],
                                        ['t=0 (adj)', 't=1 (fund)', 't=2 (anti)'])):
    if norm(v_triality[t]) > 0:
        ax2.plot(range(N_B), v_triality[t] / norm(v_triality[t]),
                 'o-', color=color, label=label, markersize=5)
ax2.set_xlabel('B-mode index')
ax2.set_ylabel('Normalized coupling')
ax2.set_title('Triality-Projected V_AB\n(all proportional = rank-1)')
ax2.legend(fontsize=8)
ax2.grid(True, alpha=0.3)

# Panel 3: Yukawa eigenvalues comparison
ax3 = fig.add_subplot(gs[0, 2])
methods = ['Basic\ntriality', 'Jensen\nenhanced', 'Full\nA+B triality']
ranks = [rank_numerical, rank_enh, rank_full]
colors = ['blue' if r >= 3 else 'orange' if r >= 2 else 'red' for r in ranks]
ax3.bar(methods, ranks, color=colors, alpha=0.7, edgecolor='black')
ax3.axhline(3, color='green', ls='--', alpha=0.5, label='target rank=3')
ax3.axhline(1, color='red', ls='--', alpha=0.5, label='rank-1')
ax3.set_ylabel('Yukawa matrix rank')
ax3.set_title('Rank of Yukawa Matrix\nby Method')
ax3.legend(fontsize=8)
ax3.set_ylim(0, 4)

# Panel 4: Triality decomposition at crossings
ax4 = fig.add_subplot(gs[1, 0])
if N_crossings > 0:
    x_cross = range(min(N_crossings, 20))
    ax4.plot(x_cross, triality_decomp[:min(N_crossings,20), 0], 'b.-', label='t=0')
    ax4.plot(x_cross, triality_decomp[:min(N_crossings,20), 1], 'r.-', label='t=1')
    ax4.plot(x_cross, triality_decomp[:min(N_crossings,20), 2], 'g.-', label='t=2')
ax4.set_xlabel('Crossing index')
ax4.set_ylabel('A-sector triality fraction')
ax4.set_title('Triality Decomposition\nat Crossings')
ax4.legend(fontsize=8)
ax4.grid(True, alpha=0.3)

# Panel 5: Jensen splitting diagram
ax5 = fig.add_subplot(gs[1, 1])
gen_labels = ['Gen 1\n(lightest)', 'Gen 2\n(middle)', 'Gen 3\n(heaviest)']
gen_masses = [L2**2, L3**2, L1**2]
gen_masses_norm = [m / gen_masses[0] for m in gen_masses]
obs_masses_norm = [1, 500, 135000]
x_pos = [0, 1, 2]
width = 0.35  # (local)
ax5.bar([x - width/2 for x in x_pos], gen_masses_norm, width,
        label=f'Jensen ({max_splitting_jensen:.1f}x)', color='steelblue', alpha=0.7)
ax5.bar([x + width/2 for x in x_pos], obs_masses_norm, width,
        label='Observed', color='coral', alpha=0.7)
ax5.set_yscale('log')
ax5.set_xticks(x_pos)
ax5.set_xticklabels(gen_labels)
ax5.set_ylabel('Relative mass (log scale)')
ax5.set_title('Jensen vs Observed\nMass Hierarchy')
ax5.legend(fontsize=8)

# Panel 6: Summary text
ax6 = fig.add_subplot(gs[1, 2])
ax6.axis('off')
summary_text = (
    f"YUKAWA-HYBRID-63: {verdict}\n"
    f"\n"
    f"V_AB rank: {rank_VAB} (separable)\n"
    f"Triality coupling rank: {rank_tri}\n"
    f"Best Yukawa rank: {best_rank}\n"
    f"Best splitting: {best_splitting:.2f}\n"
    f"\n"
    f"Jensen max: (L1/L2)^2 = {max_splitting_jensen:.2f}\n"
    f"Required: ~135,000\n"
    f"Gap: {135000/max(best_splitting, 0.01):.0f}x\n"
    f"\n"
    f"ROOT CAUSE:\n"
    f"V_AB = f(a)*g(b) is rank-1.\n"
    f"All triality sectors see\n"
    f"same B-mode profile.\n"
    f"Crossings modulate scale,\n"
    f"not generation structure.\n"
    f"\n"
    f"N_crossings: {N_crossings}\n"
    f"N_triality: [{N_t[0]:.0f}, {N_t[1]:.0f}, {N_t[2]:.0f}]"
)
ax6.text(0.05, 0.95, summary_text, transform=ax6.transAxes,
         fontsize=9, verticalalignment='top', fontfamily='monospace',
         bbox=dict(boxstyle='round', facecolor='lightyellow', alpha=0.8))

plt.suptitle('S63 YUKAWA-HYBRID-63: Generation-Dependent Overlaps at Hybridization Gaps',
             fontsize=13, fontweight='bold')
plt.savefig(str(OUT_PNG), dpi=150, bbox_inches='tight')
print(f"  Saved: {OUT_PNG}")

# =============================================================================
# Timing
# =============================================================================
elapsed = time.time() - t_start
print(f"\n  Total runtime: {elapsed:.1f} s")
print(f"\n{'='*78}")
print(f"  YUKAWA-HYBRID-63 COMPLETE: {verdict}")
print(f"{'='*78}")
